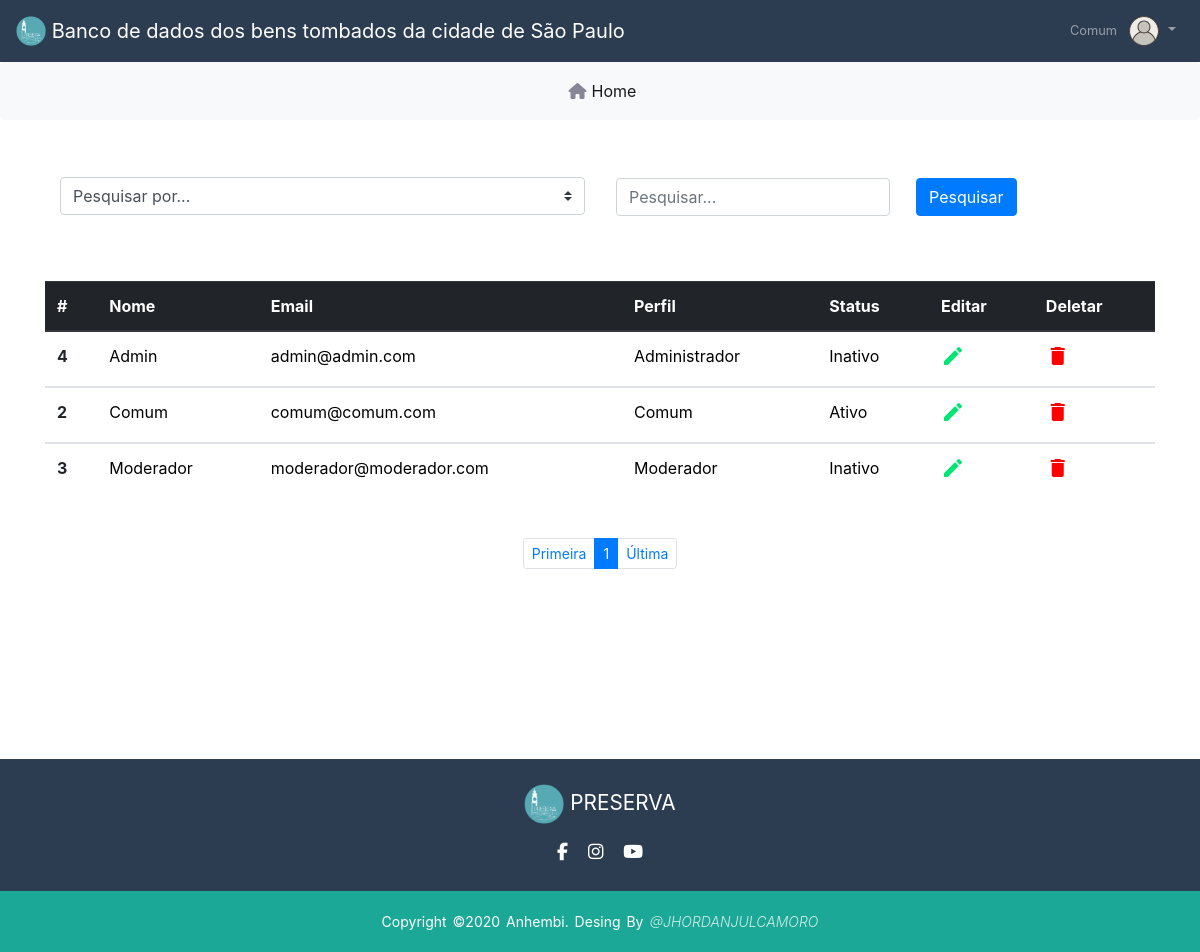
The page /usuarios.php (signed in) on the database its author committed.
### tables this page shows
CREATE TABLE `users` (
  `id` int(11) NOT NULL,
  `perfil` varchar(20) NOT NULL,
  `username` varchar(30) NOT NULL,
  `email` varchar(30) NOT NULL,
  `status` varchar(30) DEFAULT NULL,
  `password` varchar(60) NOT NULL,
  `created_at` timestamp NULL DEFAULT CURRENT_TIMESTAMP,
  `updated_at` datetime DEFAULT CURRENT_TIMESTAMP ON UPDATE CURRENT_TIMESTAMP
);

### usuarios.php (the view, shortened to what this page needs)
<?php
$servername = "db";
$usernames = "root";
$passwords = "";
$dbname = "conpresp_db";
$conn = mysqli_connect($servername, $usernames, $passwords, $dbname) or die('Erro ao conectar');
$username = $_SESSION['username'];
$pagina = (isset($_GET['pagina'])) ? $_GET['pagina'] : 1;
if (!mysqli_set_charset($conn, "utf8mb4")) {
    printf("Error loading character set utf8mb4: %s\n", mysqli_error($conn));
    exit();
} else {
    $sql = "select * from users";
    $result = $conn->query($sql);
    $total_registros = mysqli_num_rows($result);
    $quantidade_pg = 5;
    $num_paginas = ceil($total_registros / $quantidade_pg);
    $inicio = ($quantidade_pg * $pagina) - $quantidade_pg;
    $result_registro = "SELECT * FROM users ORDER BY username limit $inicio, $quantidade_pg";
    $resultado_registro = mysqli_query($conn, $result_registro);
?>
    <!DOCTYPE html>
    <html lang="pt-br">
    <head>
        <link rel="stylesheet" href="https://maxcdn.bootstrapcdn.com/bootstrap/4.0.0/css/bootstrap.min.css" />
        <link rel="stylesheet" href="css/usuarios.css" />
    </head>
    <body>
        <div id="content-wrapper" class="d-flex flex-column">
            <div id="content">
                <nav class="navbar navbar-expand navbar-dark bg-darkblue topbar static-top shadow">
                    <a class="navbar-brand" href="home.php">
                        <img src="img/logo_1.png" width="30" height="30" class="d-inline-block align-top" alt="" />
                        Banco de dados dos bens tombados da cidade de São Paulo
                    </a>
                    <ul class="navbar-nav ml-auto">
                        <li class="nav-item dropdown no-arrow">
                            <a class="nav-link dropdown-toggle" href="#" id="userDropdown" role="button" data-toggle="dropdown" aria-haspopup="true" aria-expanded="false">
                                <span class="mr-2 d-none d-lg-inline text-gray-600 small"><?php echo $username ?></span>
                                <img class="img-profile rounded-circle" src="img/user.svg" width="30px" height="30px" />
                            </a>
                        </li>
                    </ul>
                </nav>
            </div>
        </div>
        <nav class="navbar navbar-expand-md navbar-light bg-light rounded">
            <div class="collapse navbar-collapse justify-content-md-center" id="navbarsExample10">
                <ul class="navbar-nav">
                    <li class="nav-item active font-hover">
                        <a class="nav-link" href="home.php"><i class="fas fa-home bg-gray-icon"></i>Home</a>
                    </li>
                </ul>
            </div>
        </nav>
        <div class="container">
            <form class="form-inline" method="GET" action="pesquisa.php" style="margin-top:50px">
                <div class="col-md-6 mb-3" style="margin-top: 7px;">
                    <select id="tipoPesquisa" class="custom-select d-block w-100" name="tipoPesquisa">
                        <option value="" selected disabled>
                            Pesquisar por...
                        </option>
                    </select>
                </div>
                <div class="form-group mx-sm-3 mb-2">
                    <input type="text" class="form-control" placeholder="Pesquisar..." name="pesquisar">
                </div>
                <button type="submit" class="btn btn-primary mb-2" style="margin-left: 10px;">Pesquisar</button>
            </form>
            <div class="table-responsive-sm">
                <table class="table" style="margin-top: 50px">
                    <thead class="thead-dark">
                        <tr>
                            <th scope="col">#</th>
                            <th scope="col">Nome</th>
                            <th scope="col">Email</th>
                            <th scope="col">Perfil</th>
                            <th scope="col">Status</th>
                            <th scope="col">Editar</th>
                            <th scope="col">Deletar</th>
                        </tr>
                    </thead>
                    <tbody>
                        <?php
                        while ($dado = mysqli_fetch_assoc($resultado_registro)) {
                        ?>
                            <tr>
                                <th scope="row"><?php echo $dado['id']; ?></th>
                                <td style="color:black"><?php echo $dado['username']; ?></td>
                                <td style="color:black"><?php echo $dado['email']; ?></td>
                                <td style="color:black"><?php echo $dado['perfil']; ?></td>
                                <td style="color:black"><?php echo $dado['status']; ?></td>
                                <td><a href="editarUsuario.php?id=<?php echo $dado['id'];  ?>"><span class="material-icons" style="color:#00e676">create</span></a></td>
                                <td>
                                    <a href="javascript: if(confirm('Tem certeza que deseja deletar a conta, <?php echo $dado['username']; ?>?'))
			              location.href='deletar.php?id=<?php echo $dado['id']; ?>';">
                                        <span class="material-icons" style="color: red">delete </span></a>
                                </td>
                            </tr>
                    </tbody>
                <?php } ?>
                </table>
                <nav aria-label="...">
                    <ul class="pagination p-4 pagination-sm d-flex justify-content-center flex-wrap">
                        <li class="page-item ">
                            <a class="page-link" href="usuarios.php?pagina=<?php echo 1 ?>">Primeira</a>
                        </li>
                        <?php
                        for ($i = 1; $i < $num_paginas + 1; $i++) {
                            $estilo = "";
                            if ($pagina == $i)
                                $estilo = "class='page-item active'";
                        ?>
                            <li <?php echo $estilo ?>><a class="page-link " href="usuarios.php?pagina=<?php echo $i ?>"><?php echo $i ?></a></li>
                        <?php    } ?>
                        <li class="page-item">
                            <a class="page-link" href="usuarios.php?pagina=<?php echo $num_paginas ?>">Última</a>
                        </li>
                    </ul>
                </nav>
            </div>
        </div>
        <footer>
            <div class="footer-content">
                <a class="" href="home.php">
                    <img src="img/logo_1.png" width="40" height="40" class="justify-content-center align-items-center" alt="" />
                    PRESERVA
                </a>
                <ul class="socials">
                    <li>
                        <a href="https://www.facebook.com/preservalpp" target="_blank"><i class="fa fa-facebook" aria-hidden="true"></i></a>
                    </li>
                    <li>
                        <a href="https://www.instagram.com/preserva.lpp/" target="_blank"><i class="fa fa-instagram" aria-hidden="true"></i></a>
                    </li>
                    <li>
                        <a href="https://www.youtube.com/channel/UCM0unl5Kp9y0JVmO_GgvvBg " target="_blank"><i class="fa fa-youtube" aria-hidden="true"></i></a>
                    </li>
                </ul>
            </div>
            <div class="footer-bottom">
                <p>
                    copyright &copy;2020 anhembi. desing by
                    <a href="https://github.com/JhordanJulcamoro" target="_blank">@JhordanJulcamoro</a>
                </p>
            </div>
        </footer>
    </body>
<?php } ?>
    </html>

### css/usuarios.css (style rules this page uses)
:root { --dark: #0e2033ec; --darkblue: #2c3d51; --darkgreen: #1ca896; --darkgreenhover: #5bcebf; --light: #ffffff; --darkgray: rgb(133 135 150); --dark: #050f1aec; --gray: #353a41ec; --blue: #0b3d80ec; --green: #1c8072d5; }
.bg-darkblue { background-color: var(--darkblue) !important; }
.bg-gray-icon { color: var(--darkgray) !important; margin: 5px; }
a:link, a:visited, a:active { text-decoration: none; }
footer { position: relative; bottom: 0; left: 0; right: 0; top:150px; background: var(--darkblue); height: auto; padding-top: 20px; color: var(--light); }
.footer-content { display: flex; align-items: center; justify-content: center; flex-direction: column; text-align: center; }
.footer-content a { color: var(--light); font-size: 1.3rem; font-weight: 400; text-transform: capitalize; line-height: 3rem; }
.socials { padding-inline-start: 0px; list-style: none; display: flex; align-items: center; justify-content: center; margin: 0rem 0 1rem 0; }
.socials li { margin: 0 10px; }
.socials a { text-decoration: none; color: var(--light); }
.socials a i { font-size: 1.1rem; transition: color 0.4s ease; }
.footer-bottom { background: var(--darkgreen); padding: 20px 0; text-align: center; }
.footer-bottom p { font-size: 14px; word-spacing: 2px; text-transform: capitalize; margin-bottom: 0; }
.footer-bottom a { text-decoration: none; color: var(--light); text-transform: uppercase; opacity: 0.8; font-style: italic; font-weight: 300; }

### usuarios.php (style rules this page uses)
body { background-color: white; }

### rows shown on the page
users: id "4", username "Admin", email "admin@admin.com", perfil "Administrador", status "Inativo"
users: id "2", username "Comum", email "comum@comum.com", perfil "Comum", status "Ativo"
users: id "3", username "Moderador", email "moderador@moderador.com", perfil "Moderador", status "Inativo"

### other values the page prints
$username "Comum"
